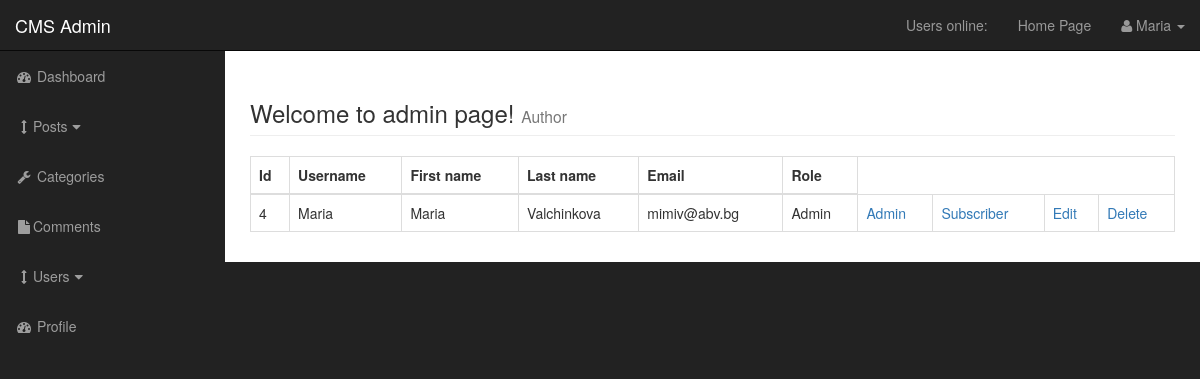
/admin/users.php (signed in), run on an earlier commit of the app's database.
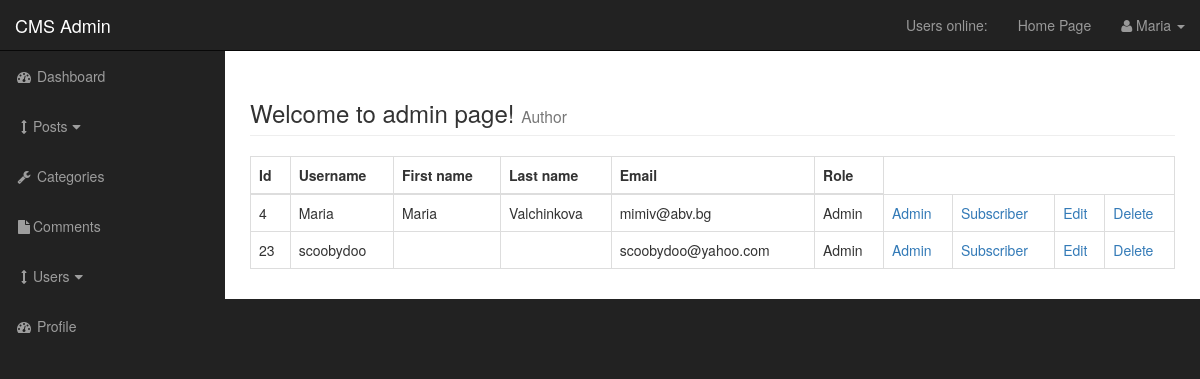
And on a later commit of the database.
### tables this page shows
CREATE TABLE `users` (
  `user_id` int(3) NOT NULL,
  `username` varchar(100) NOT NULL,
  `user_password` varchar(100) NOT NULL,
  `user_first_name` varchar(100) NOT NULL,
  `user_last_name` varchar(100) NOT NULL,
  `user_email` varchar(100) NOT NULL,
  `user_image` text NOT NULL,
  `user_role` varchar(100) NOT NULL,
  `rand_salt` varchar(255) NOT NULL DEFAULT '$2y$10$iusesomecrazystrings22'
);

### admin/includes/view_all_users.php (the view, shortened to what this page needs)
    <table class = "table table-bordered table-hover">
        <thead>
            <tr>
                <th>Id</th>
                <th>Username</th>
                <th>First name</th>
                <th>Last name</th>
                <th>Email</th>
                <th>Role</th>
            </tr>
        </thead>
    <tbody>
<?php
    global $conn_db_cms;
    $query = "SELECT * FROM users";
    $select_users = mysqli_query($conn_db_cms, $query);
    while($row = mysqli_fetch_assoc($select_users)){
        $user_id = $row['user_id'];
        $username = $row['username'];
        $user_first_name = $row['user_first_name'];
        $user_last_name = $row['user_last_name'];
        $user_email = $row['user_email'];
        $user_role = $row['user_role'];
        echo "<tr>";
        echo "<td>$user_id</td>";
        echo "<td>$username</td>";
        echo "<td>$user_first_name</td>";
        echo "<td>$user_last_name</td>";
        echo "<td>$user_email</td>";
        echo "<td>$user_role</td>";
        echo "<td><a href = 'users.php?change_to_admin={$user_id}'>Admin</a></td>";
        echo "<td><a href = 'users.php?change_to_sub={$user_id}'>Subscriber</a></td>";
        echo "<td><a href = 'users.php?source=edit_user&edit_user={$user_id}'>Edit</a></td>";
        echo "<td><a href = 'users.php?delete={$user_id}'>Delete</a></td>";
        echo "</tr>";
    }
    ?>
    </tbody>
</table>

What changed in the data, as far as the page shows it:
added users: user_id "23", username "scoobydoo", user_email "scoobydoo@yahoo.com", user_role "Admin"
